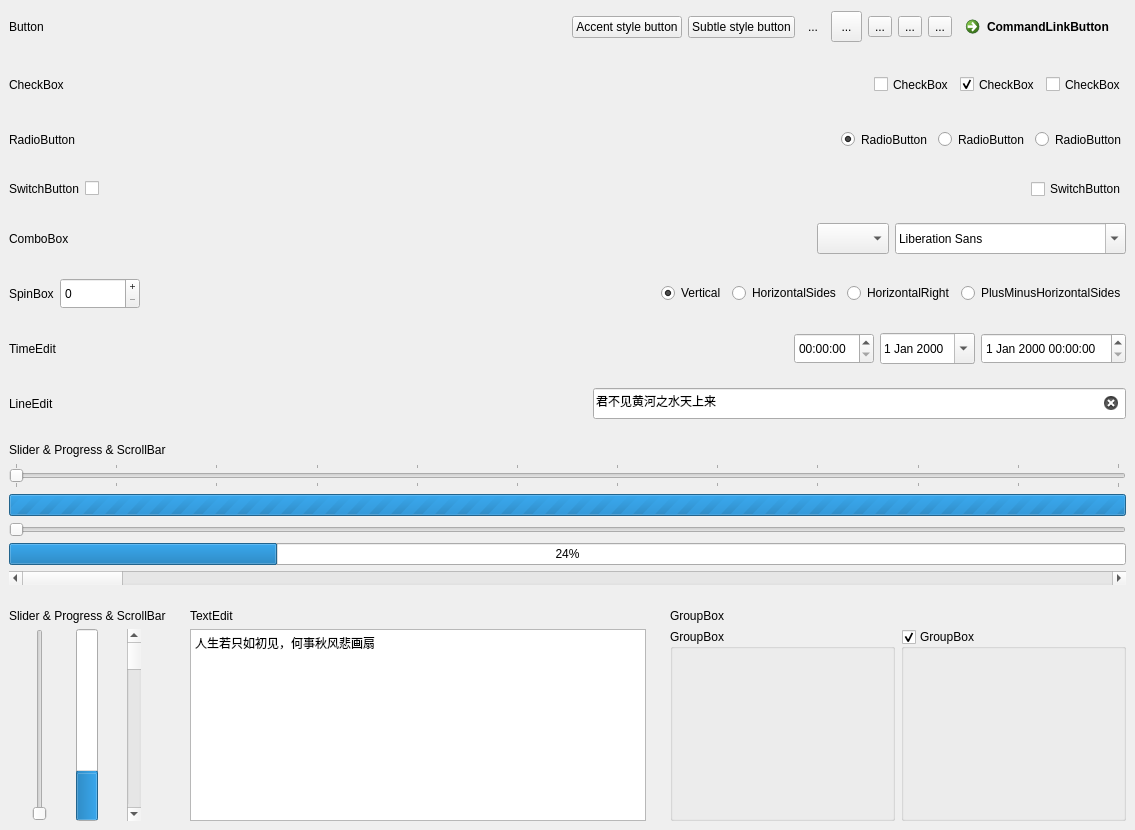
      <widget class="QWidget" name="page">
       <layout class="QGridLayout" name="gridLayout_14">
        <property name="leftMargin">
         <number>0</number>
        </property>
        <property name="topMargin">
         <number>0</number>
        </property>
        <property name="rightMargin">
         <number>0</number>
        </property>
        <property name="bottomMargin">
         <number>0</number>
        </property>
        <item row="9" column="0">
         <widget class="QWidget" name="widget_9" native="true">
          <layout class="QGridLayout" name="gridLayout_12">
           <item row="0" column="0">
            <widget class="QLabel" name="label_9">
             <property name="text">
              <string>Slider &amp; Progress &amp; ScrollBar</string>
             </property>
            </widget>
           </item>
           <item row="1" column="0">
            <layout class="QHBoxLayout" name="horizontalLayout_2">
             <item>
              <widget class="QSlider" name="horizontalSlider_2">
               <property name="orientation">
                <enum>Qt::Vertical</enum>
               </property>
              </widget>
             </item>
             <item>
              <widget class="QProgressBar" name="progressBar_2">
               <property name="value">
                <number>24</number>
               </property>
               <property name="orientation">
                <enum>Qt::Vertical</enum>
               </property>
              </widget>
             </item>
             <item>
              <widget class="QScrollBar" name="horizontalScrollBar_2">
               <property name="orientation">
                <enum>Qt::Vertical</enum>
               </property>
              </widget>
             </item>
            </layout>
           </item>
          </layout>
         </widget>
        </item>
        <item row="9" column="2">
         <widget class="QWidget" name="widget_8" native="true">
          <layout class="QGridLayout" name="gridLayout_11">
           <item row="0" column="0" colspan="2">
            <widget class="QLabel" name="label_8">
             <property name="sizePolicy">
              <sizepolicy hsizetype="Preferred" vsizetype="Fixed">
               <horstretch>0</horstretch>
               <verstretch>0</verstretch>
              </sizepolicy>
             </property>
             <property name="text">
              <string>GroupBox</string>
             </property>
            </widget>
           </item>
           <item row="1" column="0">
            <widget class="QGroupBox" name="groupBox">
             <property name="sizePolicy">
              <sizepolicy hsizetype="Expanding" vsizetype="Preferred">
               <horstretch>0</horstretch>
               <verstretch>0</verstretch>
              </sizepolicy>
             </property>
             <property name="title">
              <string>GroupBox</string>
             </property>
            </widget>
           </item>
           <item row="1" column="1">
            <widget class="QGroupBox" name="groupBox_2">
             <property name="sizePolicy">
              <sizepolicy hsizetype="Expanding" vsizetype="Preferred">
               <horstretch>0</horstretch>
               <verstretch>0</verstretch>
              </sizepolicy>
             </property>
             <property name="title">
              <string>GroupBox</string>
             </property>
             <property name="flat">
              <bool>false</bool>
             </property>
             <property name="checkable">
              <bool>true</bool>
             </property>
            </widget>
           </item>
          </layout>
         </widget>
        </item>
        <item row="7" column="0" colspan="3">
         <widget class="QWidget" name="widget_10" native="true">
          <layout class="QGridLayout" name="gridLayout_13">
           <item row="0" column="0">
            <widget class="QLabel" name="label_10">
             <property name="text">
              <string>LineEdit</string>
             </property>
            </widget>
           </item>
           <item row="0" column="1">
            <spacer name="horizontalSpacer_6">
             <property name="orientation">
              <enum>Qt::Horizontal</enum>
             </property>
             <property name="sizeHint" stdset="0">
              <size>
               <width>445</width>
               <height>20</height>
              </size>
             </property>
            </spacer>
           </item>
           <item row="0" column="2">
            <widget class="QLineEdit" name="lineEdit">
             <property name="minimumSize">
              <size>
               <width>0</width>
               <height>31</height>
              </size>
             </property>
             <property name="text">
              <string>君不见黄河之水天上来</string>
             </property>
             <property name="clearButtonEnabled">
              <bool>true</bool>
             </property>
            </widget>
           </item>
          </layout>
         </widget>
        </item>
        <item row="1" column="0" colspan="3">
         <widget class="QWidget" name="widget_2" native="true">
          <layout class="QGridLayout" name="gridLayout_6">
           <item row="0" column="0">
            <widget class="QLabel" name="label_2">
             <property name="text">
              <string>CheckBox</string>
             </property>
            </widget>
           </item>
           <item row="0" column="1">
            <spacer name="horizontalSpacer_2">
             <property name="orientation">
              <enum>Qt::Horizontal</enum>
             </property>
             <property name="sizeHint" stdset="0">
              <size>
               <width>634</width>
               <height>20</height>
              </size>
             </property>
            </spacer>
           </item>
           <item row="0" column="2">
            <widget class="QCheckBox" name="checkBox">
             <property name="minimumSize">
              <size>
               <width>0</width>
               <height>31</height>
              </size>
             </property>
             <property name="text">
              <string>CheckBox</string>
             </property>
             <property name="tristate">
              <bool>true</bool>
             </property>
            </widget>
           </item>
           <item row="0" column="3">
            <widget class="QCheckBox" name="checkBox_2">
             <property name="minimumSize">
              <size>
               <width>0</width>
               <height>31</height>
              </size>
             </property>
             <property name="text">
              <string>CheckBox</string>
             </property>
             <property name="checked">
              <bool>true</bool>
             </property>
            </widget>
           </item>
           <item row="0" column="4">
            <widget class="QCheckBox" name="checkBox_3">
             <property name="minimumSize">
              <size>
               <width>0</width>
               <height>31</height>
              </size>
             </property>
             <property name="text">
              <string>CheckBox</string>
             </property>
            </widget>
           </item>
          </layout>
         </widget>
        </item>
        <item row="4" column="0" colspan="3">
         <widget class="QWidget" name="widget_4" native="true">
          <layout class="QGridLayout" name="gridLayout_8">
           <item row="0" column="0">
            <widget class="QLabel" name="label_4">
             <property name="text">
              <string>ComboBox</string>
             </property>
            </widget>
           </item>
           <item row="0" column="1">
            <spacer name="horizontalSpacer_4">
             <property name="orientation">
              <enum>Qt::Horizontal</enum>
             </property>
             <property name="sizeHint" stdset="0">
              <size>
               <width>578</width>
               <height>20</height>
              </size>
             </property>
            </spacer>
           </item>
           <item row="0" column="2">
            <widget class="QComboBox" name="comboBox">
             <property name="sizePolicy">
              <sizepolicy hsizetype="Preferred" vsizetype="Fixed">
               <horstretch>0</horstretch>
               <verstretch>0</verstretch>
              </sizepolicy>
             </property>
             <property name="minimumSize">
              <size>
               <width>0</width>
               <height>31</height>
              </size>
             </property>
            </widget>
           </item>
           <item row="0" column="3">
            <widget class="QFontComboBox" name="fontComboBox">
             <property name="minimumSize">
              <size>
               <width>0</width>
               <height>31</height>
              </size>
             </property>
            </widget>
           </item>
          </layout>
         </widget>
        </item>
        <item row="6" column="0" colspan="3">
         <widget class="QWidget" name="widget_12" native="true">
          <property name="minimumSize">
           <size>
            <width>0</width>
            <height>0</height>
           </size>
          </property>
          <layout class="QGridLayout" name="gridLayout_18">
           <item row="0" column="3">
            <widget class="QDateEdit" name="dateEdit">
             <property name="minimumSize">
              <size>
               <width>0</width>
               <height>31</height>
              </size>
             </property>
             <property name="calendarPopup">
              <bool>true</bool>
             </property>
            </widget>
           </item>
           <item row="0" column="0">
            <widget class="QLabel" name="label_11">
             <property name="text">
              <string>TimeEdit</string>
             </property>
            </widget>
           </item>
           <item row="0" column="2">
            <widget class="QTimeEdit" name="timeEdit">
             <property name="minimumSize">
              <size>
               <width>80</width>
               <height>31</height>
              </size>
             </property>
            </widget>
           </item>
           <item row="0" column="4">
            <widget class="QDateTimeEdit" name="dateTimeEdit">
             <property name="minimumSize">
              <size>
               <width>0</width>
               <height>31</height>
              </size>
             </property>
            </widget>
           </item>
           <item row="0" column="1">
            <spacer name="horizontalSpacer_7">
             <property name="orientation">
              <enum>Qt::Horizontal</enum>
             </property>
             <property name="sizeHint" stdset="0">
              <size>
               <width>40</width>
               <height>20</height>
              </size>
             </property>
            </spacer>
           </item>
          </layout>
         </widget>
        </item>
        <item row="2" column="0" colspan="3">
         <widget class="QWidget" name="widget_3" native="true">
          <layout class="QGridLayout" name="gridLayout_7">
           <item row="0" column="0">
            <widget class="QLabel" name="label_3">
             <property name="text">
              <string>RadioButton</string>
             </property>
            </widget>
           </item>
           <item row="0" column="1">
            <spacer name="horizontalSpacer_3">
             <property name="orientation">
              <enum>Qt::Horizontal</enum>
             </property>
             <property name="sizeHint" stdset="0">
              <size>
               <width>570</width>
               <height>20</height>
              </size>
             </property>
            </spacer>
           </item>
           <item row="0" column="2">
            <widget class="QRadioButton" name="radioButton_3">
             <property name="minimumSize">
              <size>
               <width>0</width>
               <height>31</height>
              </size>
             </property>
             <property name="text">
              <string>RadioButton</string>
             </property>
             <property name="checked">
              <bool>true</bool>
             </property>
            </widget>
           </item>
           <item row="0" column="3">
            <widget class="QRadioButton" name="radioButton_2">
             <property name="minimumSize">
              <size>
               <width>0</width>
               <height>31</height>
              </size>
             </property>
             <property name="text">
              <string>RadioButton</string>
             </property>
            </widget>
           </item>
           <item row="0" column="4">
            <widget class="QRadioButton" name="radioButton">
             <property name="minimumSize">
              <size>
               <width>0</width>
               <height>31</height>
              </size>
             </property>
             <property name="text">
              <string>RadioButton</string>
             </property>
            </widget>
           </item>
          </layout>
         </widget>
        </item>
        <item row="9" column="1">
         <widget class="QWidget" name="widget_7" native="true">
          <layout class="QGridLayout" name="gridLayout_10">
           <item row="0" column="0">
            <widget class="QLabel" name="label_7">
             <property name="sizePolicy">
              <sizepolicy hsizetype="Preferred" vsizetype="Fixed">
               <horstretch>0</horstretch>
               <verstretch>0</verstretch>
              </sizepolicy>
             </property>
             <property name="text">
              <string>TextEdit</string>
             </property>
            </widget>
           </item>
           <item row="1" column="0">
            <widget class="QTextEdit" name="textEdit">
             <property name="html">
              <string>&lt;!DOCTYPE HTML PUBLIC &quot;-//W3C//DTD HTML 4.0//EN&quot; &quot;http://www.w3.org/TR/REC-html40/strict.dtd&quot;&gt;
&lt;html&gt;&lt;head&gt;&lt;meta name=&quot;qrichtext&quot; content=&quot;1&quot; /&gt;&lt;meta charset=&quot;utf-8&quot; /&gt;&lt;style type=&quot;text/css&quot;&gt;
p, li { white-space: pre-wrap; }
hr { height: 1px; border-width: 0; }
li.unchecked::marker { content: &quot;\2610&quot;; }
li.checked::marker { content: &quot;\2612&quot;; }
&lt;/style&gt;&lt;/head&gt;&lt;body style=&quot; font-family:'Microsoft YaHei UI'; font-size:9pt; font-weight:400; font-style:normal;&quot;&gt;
&lt;p style=&quot; margin-top:0px; margin-bottom:0px; margin-left:0px; margin-right:0px; -qt-block-indent:0; text-indent:0px;&quot;&gt;人生若只如初见，何事秋风悲画扇&lt;/p&gt;&lt;/body&gt;&lt;/html&gt;</string>
             </property>
            </widget>
           </item>
          </layout>
         </widget>
        </item>
        <item row="8" column="0" colspan="3">
         <widget class="QWidget" name="widget_6" native="true">
          <layout class="QGridLayout" name="gridLayout_9">
           <item row="0" column="0">
            <widget class="QLabel" name="label_6">
             <property name="text">
              <string>Slider &amp; Progress &amp; ScrollBar</string>
             </property>
            </widget>
           </item>
           <item row="6" column="0">
            <widget class="QScrollBar" name="horizontalScrollBar">
             <property name="orientation">
              <enum>Qt::Horizontal</enum>
             </property>
            </widget>
           </item>
           <item row="1" column="0">
            <widget class="QSlider" name="horizontalSlider_3">
             <property name="orientation">
              <enum>Qt::Horizontal</enum>
             </property>
             <property name="tickPosition">
              <enum>QSlider::TicksBothSides</enum>
             </property>
             <property name="tickInterval">
              <number>9</number>
             </property>
            </widget>
           </item>
           <item row="4" column="0">
            <widget class="QSlider" name="horizontalSlider">
             <property name="orientation">
              <enum>Qt::Horizontal</enum>
             </property>
            </widget>
           </item>
           <item row="2" column="0">
            <widget class="QProgressBar" name="progressBar_3">
             <property name="maximum">
              <number>0</number>
             </property>
             <property name="value">
              <number>-1</number>
             </property>
            </widget>
           </item>
           <item row="5" column="0">
            <widget class="QProgressBar" name="progressBar">
             <property name="value">
              <number>24</number>
             </property>
            </widget>
           </item>
          </layout>
         </widget>
        </item>
        <item row="0" column="0" colspan="3">
         <widget class="QWidget" name="widget" native="true">
          <layout class="QGridLayout" name="gridLayout_2">
           <item row="0" column="7">
            <widget class="QToolButton" name="toolButton_3">
             <property name="text">
              <string>...</string>
             </property>
            </widget>
           </item>
           <item row="0" column="2">
            <widget class="QPushButton" name="pushButton_2">
             <property name="text">
              <string>Accent style button</string>
             </property>
             <property name="accent" stdset="0">
              <bool>true</bool>
             </property>
            </widget>
           </item>
           <item row="0" column="0">
            <widget class="QLabel" name="label">
             <property name="text">
              <string>Button</string>
             </property>
            </widget>
           </item>
           <item row="0" column="8">
            <widget class="QToolButton" name="toolButton_4">
             <property name="text">
              <string>...</string>
             </property>
             <property name="popupMode">
              <enum>QToolButton::InstantPopup</enum>
             </property>
            </widget>
           </item>
           <item row="0" column="9">
            <widget class="QCommandLinkButton" name="commandLinkButton">
             <property name="minimumSize">
              <size>
               <width>0</width>
               <height>31</height>
              </size>
             </property>
             <property name="text">
              <string>CommandLinkButton</string>
             </property>
            </widget>
           </item>
           <item row="0" column="3">
            <widget class="QPushButton" name="pushButton">
             <property name="minimumSize">
              <size>
               <width>0</width>
               <height>0</height>
              </size>
             </property>
             <property name="text">
              <string>Subtle style button</string>
             </property>
             <property name="flat">
              <bool>false</bool>
             </property>
            </widget>
           </item>
           <item row="0" column="6">
            <widget class="QToolButton" name="toolButton_2">
             <property name="minimumSize">
              <size>
               <width>0</width>
               <height>0</height>
              </size>
             </property>
             <property name="text">
              <string>...</string>
             </property>
             <property name="toolButtonStyle">
              <enum>Qt::ToolButtonTextBesideIcon</enum>
             </property>
             <property name="arrowType">
              <enum>Qt::NoArrow</enum>
             </property>
            </widget>
           </item>
           <item row="0" column="5">
            <widget class="QToolButton" name="toolButton">
             <property name="minimumSize">
              <size>
               <width>31</width>
               <height>31</height>
              </size>
             </property>
             <property name="text">
              <string>...</string>
             </property>
            </widget>
           </item>
           <item row="0" column="1">
            <spacer name="horizontalSpacer">
             <property name="orientation">
              <enum>Qt::Horizontal</enum>
             </property>
             <property name="sizeHint" stdset="0">
              <size>
               <width>522</width>
               <height>20</height>
              </size>
             </property>
            </spacer>
           </item>
           <item row="0" column="4">
            <widget class="QToolButton" name="tBtnAutoRaise">
             <property name="enabled">
              <bool>true</bool>
             </property>
             <property name="text">
              <string>...</string>
             </property>
             <property name="iconSize">
              <size>
               <width>24</width>
               <height>24</height>
              </size>
             </property>
             <property name="autoRaise">
              <bool>true</bool>
             </property>
            </widget>
           </item>
          </layout>
         </widget>
        </item>
        <item row="5" column="0" colspan="3">
         <widget class="QWidget" name="widget_5" native="true">
          <layout class="QHBoxLayout" name="horizontalLayout">
           <item>
            <widget class="QLabel" name="label_5">
             <property name="text">
              <string>SpinBox</string>
             </property>
            </widget>
           </item>
           <item>
            <widget class="QSpinBox" name="spinBox">
             <property name="minimumSize">
              <size>
               <width>80</width>
               <height>31</height>
              </size>
             </property>
             <property name="buttonSymbols">
              <enum>QAbstractSpinBox::PlusMinus</enum>
             </property>
            </widget>
           </item>
           <item>
            <spacer name="horizontalSpacer_5">
             <property name="orientation">
              <enum>Qt::Horizontal</enum>
             </property>
             <property name="sizeHint" stdset="0">
              <size>
               <width>413</width>
               <height>20</height>
              </size>
             </property>
            </spacer>
           </item>
           <item>
            <widget class="QRadioButton" name="radioButton_7">
             <property name="text">
              <string>Vertical</string>
             </property>
             <property name="checked">
              <bool>true</bool>
             </property>
            </widget>
           </item>
           <item>
            <widget class="QRadioButton" name="radioButton_4">
             <property name="text">
              <string>HorizontalSides</string>
             </property>
            </widget>
           </item>
           <item>
            <widget class="QRadioButton" name="radioButton_5">
             <property name="text">
              <string>HorizontalRight</string>
             </property>
            </widget>
           </item>
           <item>
            <widget class="QRadioButton" name="radioButton_6">
             <property name="text">
              <string>PlusMinusHorizontalSides</string>
             </property>
            </widget>
           </item>
          </layout>
         </widget>
        </item>
        <item row="3" column="0" colspan="3">
         <widget class="QWidget" name="widget_13" native="true">
          <property name="minimumSize">
           <size>
            <width>0</width>
            <height>0</height>
           </size>
          </property>
          <layout class="QGridLayout" name="gridLayout_19">
           <item row="0" column="4">
            <widget class="QCheckBox" name="checkBox_4">
             <property name="text">
              <string>SwitchButton</string>
             </property>
             <property name="isSwitchButton" stdset="0">
              <bool>true</bool>
             </property>
            </widget>
           </item>
           <item row="0" column="0">
            <widget class="QLabel" name="label_12">
             <property name="text">
              <string>SwitchButton</string>
             </property>
            </widget>
           </item>
           <item row="0" column="1">
            <widget class="QCheckBox" name="checkBox_5">
             <property name="text">
              <string/>
             </property>
             <property name="isSwitchButton" stdset="0">
              <bool>true</bool>
             </property>
            </widget>
           </item>
           <item row="0" column="2">
            <spacer name="horizontalSpacer_8">
             <property name="orientation">
              <enum>Qt::Horizontal</enum>
             </property>
             <property name="sizeHint" stdset="0">
              <size>
               <width>200</width>
               <height>20</height>
              </size>
             </property>
            </spacer>
           </item>
          </layout>
         </widget>
        </item>
       </layout>
      </widget>
